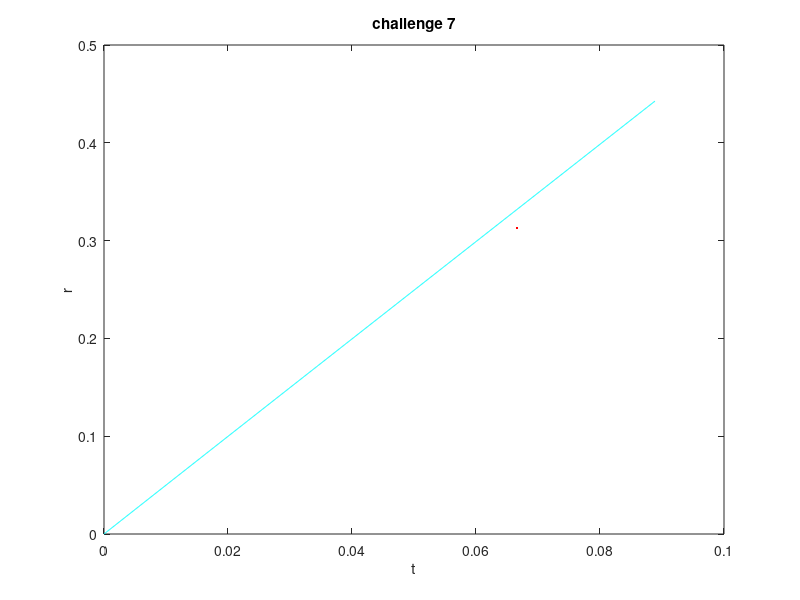

Reproduce this figure in MATLAB.
u = input('enter speed')
theta = input('enter angle from 0 to 90 degrees')
g = 9.81

R = ((u^2)/g)*sind(2*theta)
T = R/(u*cosd(theta))

t = 0:T/1000:T
r = sqrt((u^2)*(t.^2)-g*(t.^3)*u*sind(theta)+0.25*(g^2)*(t.^4))

tmax = ((3*u)/(2*g))*(sind(theta)+sqrt(((sind(theta))^2)-(8/9)))
rmax = sqrt((u^2)*(tmax^2)-g*(tmax^3)*u*sind(theta)+0.25*(g^2)*(tmax^4))

tmin = ((3*u)/(2*g))*(sind(theta)-sqrt(((sind(theta))^2)-(8/9)))
rmin = sqrt((u^2)*(tmin^2)-g*(tmin^3)*u*sind(theta)+0.25*(g^2)*(tmin^4))

plot(t,r,'c')
hold on
plot(tmax,rmax,'b')
hold on
plot(tmin,rmin,'r')
xlabel('t')
ylabel('r')
title('challenge 7')
